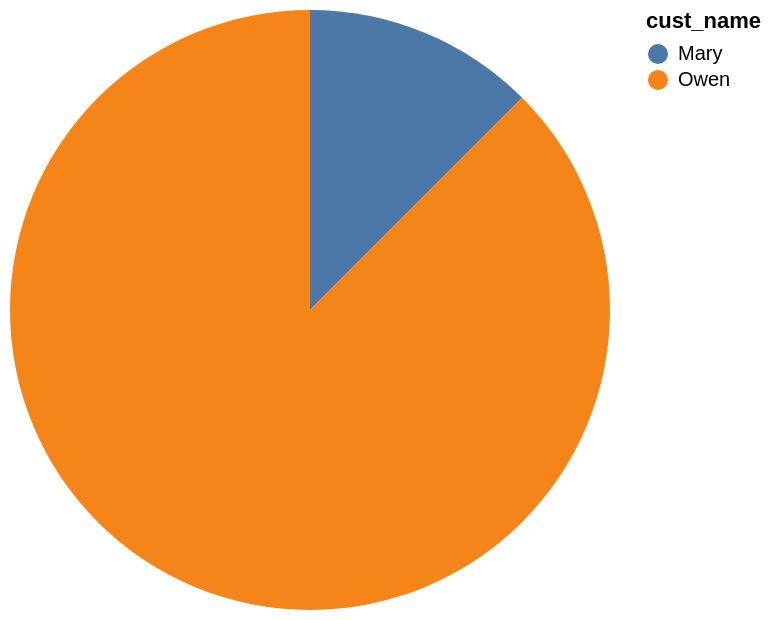

Source (Vega-Lite JSON):
### Vega-Lite specification from a JSON file in a GitHub repository (floating-point values rounded to 4 significant figures)
{"data": {"values": [{"x_data": "Mary", "y_data": 30}, {"x_data": "Owen", "y_data": 210}]}, "mark": "arc", "encoding": {"theta": {"field": "y_data", "type": "quantitative", "title": "credit_score"}, "color": {"field": "x_data", "type": "nominal", "title": "cust_name"}}}
